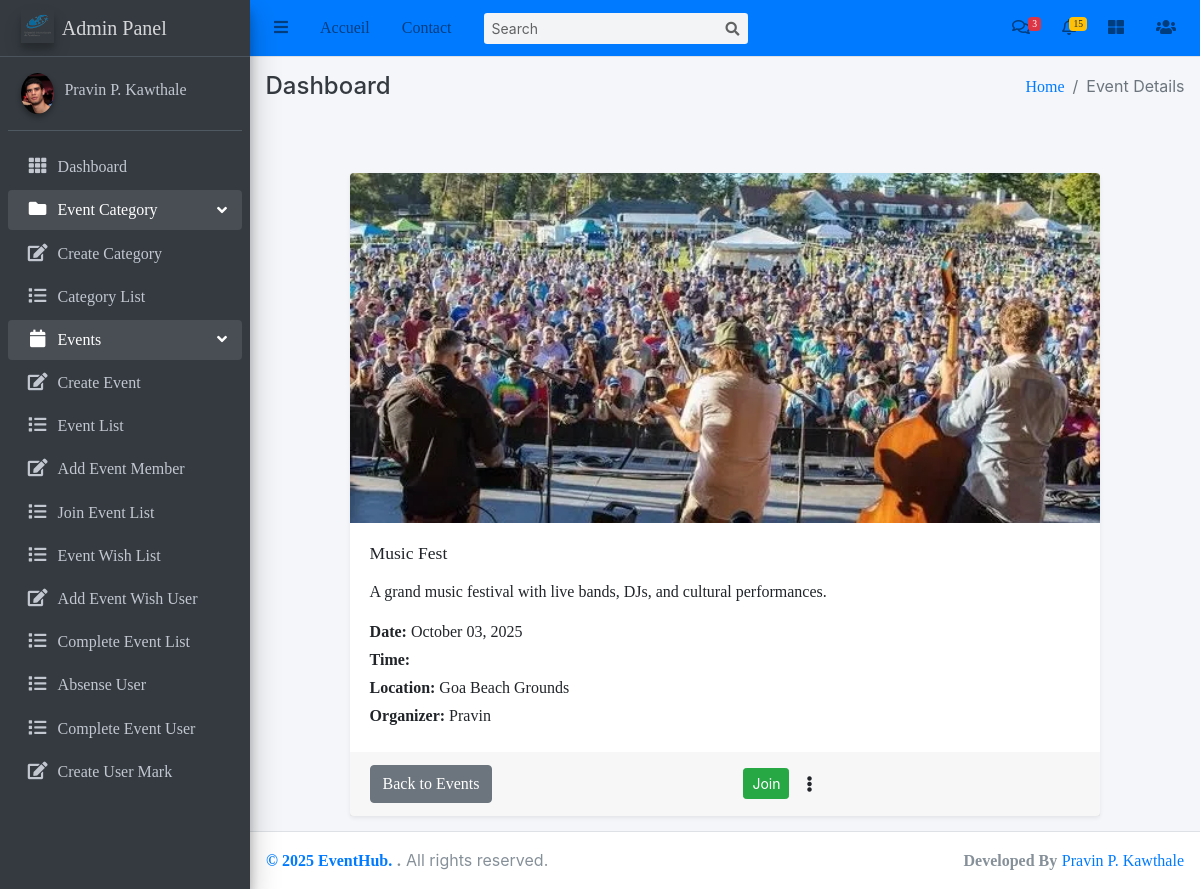
Page /Events/events/5/ on the earlier database version.
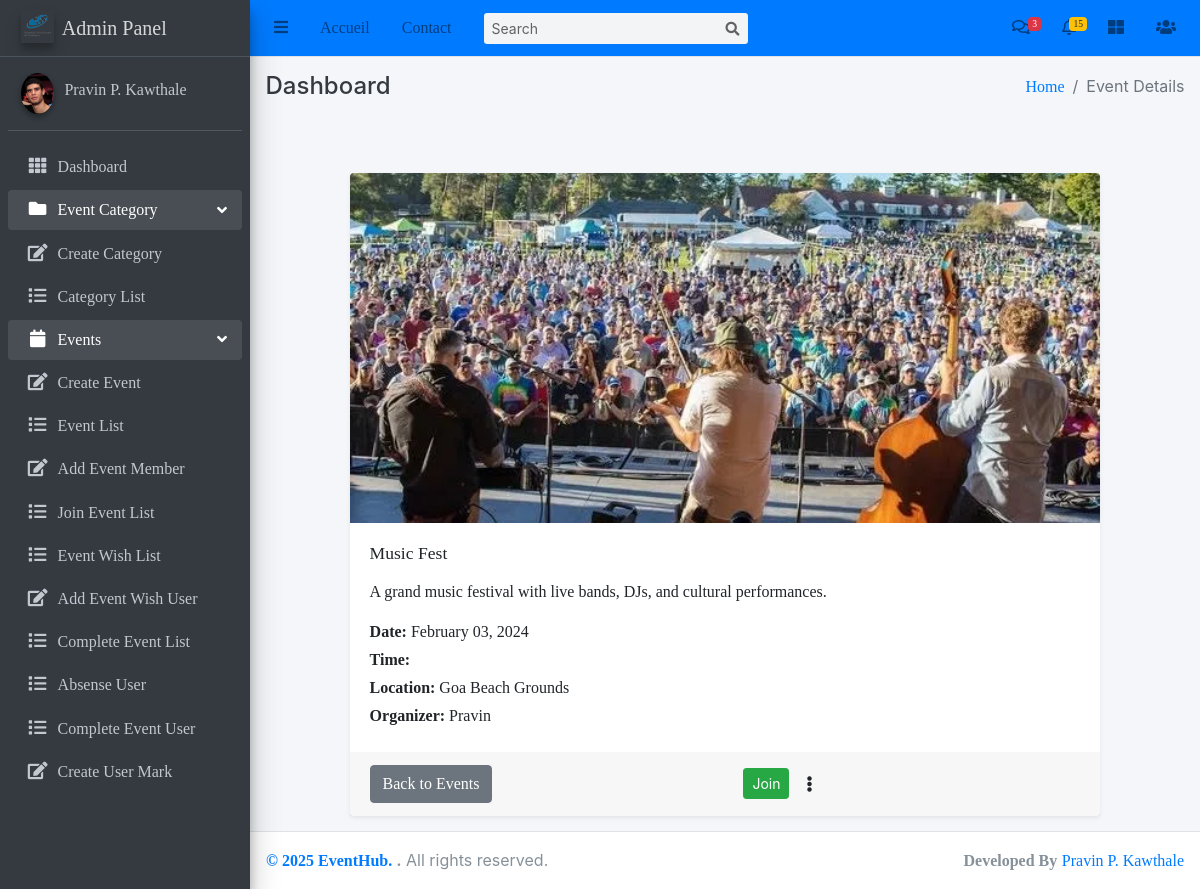
Same page on the later database version.
### Event/models.py (models this page shows, shortened)
class Event(models.Model):
    title = models.CharField(max_length=100)
    description = models.TextField()
    category = models.ForeignKey(Category, on_delete=models.SET_NULL, null=True, related_name="events")
    date = models.DateTimeField()
    location = models.CharField(max_length=300)
    start_time = models.TimeField()
    end_time = models.TimeField()
    created_at = models.DateTimeField(auto_now_add=True)
    updated_at = models.DateTimeField(auto_now=True)
    organizer = models.ForeignKey(User, on_delete=models.CASCADE, related_name='events_created')
    participants = models.ManyToManyField(User, related_name='events_participated', blank=True)
    image = models.ImageField(upload_to="event_images/", default="event_images/default.png")
    comments_enabled=models.BooleanField(default=True)
    class Meta:
        ordering = ['-start_time']

### Event/views.py (the view)
# urls.py: path('events/<int:pk>/', views.EventDetails.as_view(), name='event_detail'),
class EventDetails(DetailView):
    model=Event
    template_name='Event/event_detail.html'
    context_object_name='event'

### templates/Event/event_detail.html (shortened to what this page needs)
{% extends 'base/base.html' %}
{% block breadcrumb %}Event Details{% endblock breadcrumb %}
{% load static %}
{% block content %}
<div class="container mt-5">
    <div class="row justify-content-center">
        <div class="col-md-10">
            <div class="card shadow-sm border-0 rounded-3">
                {% if event.image %}
                    <img src="{{ event.image.url }}" class="card-img-top rounded-top"
                          alt="{{ event.title }}" style="max-height: 350px; object-fit: cover;">
                {% endif %}
                <div class="card-body">
                    <h2 class="card-title text-center mb-3">{{ event.title }}</h2>
                    <p class="card-text fs-5">{{ event.description }}</p>
                    <p class="mb-1">
                        <strong>Date:</strong> {{ event.date|date:"F d, Y" }}
                    </p>
                    <p class="mb-1">
                        <strong>Time:</strong> {{ event.time|time:"h:i A" }}
                    </p>
                    <p class="mb-1">
                        <strong>Location:</strong> {{ event.location }}
                    </p>
                    <p class="mb-1">
                        <strong>Organizer:</strong> {{ event.organizer.username }}
                    </p>
                </div>
                <div class="card-footer d-flex justify-content-between align-items-center">
                    <a href="{% url 'event_list' %}" class="btn btn-secondary">Back to Events</a>
                    <div class="d-flex align-items-center gap-2">
                        {% if request.user == event.organizer %}
                            <a href="{% url 'event_update' event.pk %}" class="btn btn-primary">Edit</a>
                            <a href="{% url 'event_delete' event.pk %}" class="btn btn-danger">Delete</a>
                        {% else %}
                           <form action="{% url 'join_event' event.id %}" method="post" class="d-inline">
                                <button type="submit" class="btn btn-sm btn-success">
                                    {% if request.user in event.participants.all %}
                                        Leave
                                    {% else %}
                                        Join
                                    {% endif %}
                                </button>
                            </form>
                            <div class="dropdown dropup">
                                <button class="btn p-0" type="button"
                                    id="dropdown3{{ event.pk }}" data-bs-toggle="dropdown" aria-expanded="false"
                                    style="width: 40px; height: 40px; border: none; background: transparent; display: flex; align-items: center; justify-content: center;">
                                    <i class="fas fa-ellipsis-v"></i>
                                </button>
                            </div>
                        {% endif %}
                    </div>
                </div>
            </div>
        </div>
    </div>
</div>
{% endblock content %}

Differences in the rows shown:
changed Event "Music Fest": date "October 03, 2025" → "February 03, 2024"
